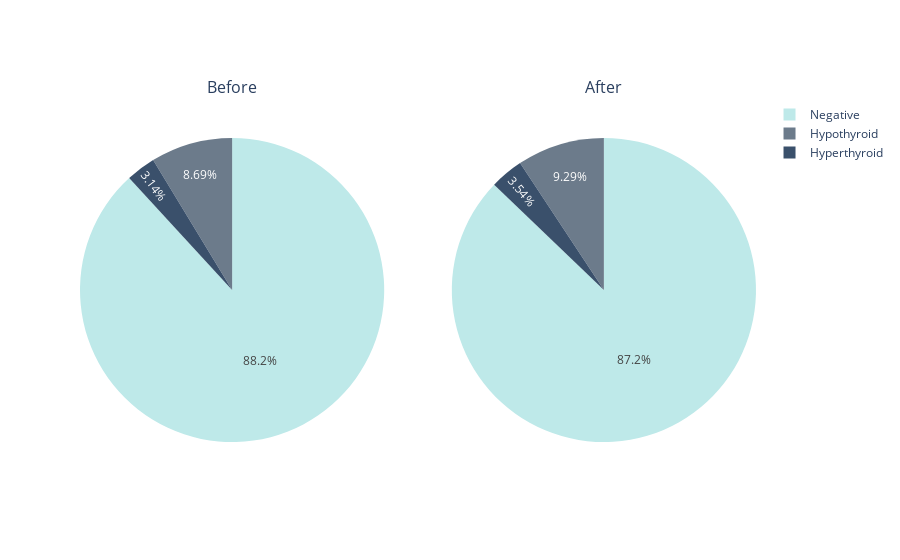

The notebook cell saved with this chart:
### Code cell
origin = pd.DataFrame(df['target'].value_counts())
after = pd.DataFrame(df.dropna()['target'].value_counts())
fig = make_subplots(rows=1, cols=2, specs=[[{'type': 'domain'}, {'type': 'domain'}]],
                    subplot_titles=['Before', 'After'])
fig.add_trace(go.Pie(labels=origin.index, values=origin['count'],
                     marker=dict(colors=["#BEE9E9","#6C7B8B", '3A506B'])), row=1, col=1)
fig.add_trace(go.Pie(labels=after.index, values=after['count'],
                     marker=dict(colors=["#BEE9E9","#6C7B8B", '3A506B'])), row=1,col=2)

fig.show()

### Figure 1 — Plotly figure (JSON) as saved in the notebook; plotly's stock layout.template omitted (floating-point values rounded to 4 significant figures)
{"data": [{"domain": {"x": [0, 0.45], "y": [0, 1]}, "labels": ["Negative", "Hypothyroid", "Hyperthyroid"], "marker": {"colors": ["#BEE9E9", "#6C7B8B", "3A506B"]}, "type": "pie", "values": [6767, 667, 241]}, {"domain": {"x": [0.55, 1], "y": [0, 1]}, "labels": ["Negative", "Hypothyroid", "Hyperthyroid"], "marker": {"colors": ["#BEE9E9", "#6C7B8B", "3A506B"]}, "type": "pie", "values": [4165, 444, 169]}], "layout": {"annotations": [{"font": {"size": 16}, "showarrow": false, "text": "Before", "x": 0.225, "xanchor": "center", "xref": "paper", "y": 1, "yanchor": "bottom", "yref": "paper"}, {"font": {"size": 16}, "showarrow": false, "text": "After", "x": 0.775, "xanchor": "center", "xref": "paper", "y": 1, "yanchor": "bottom", "yref": "paper"}]}}
